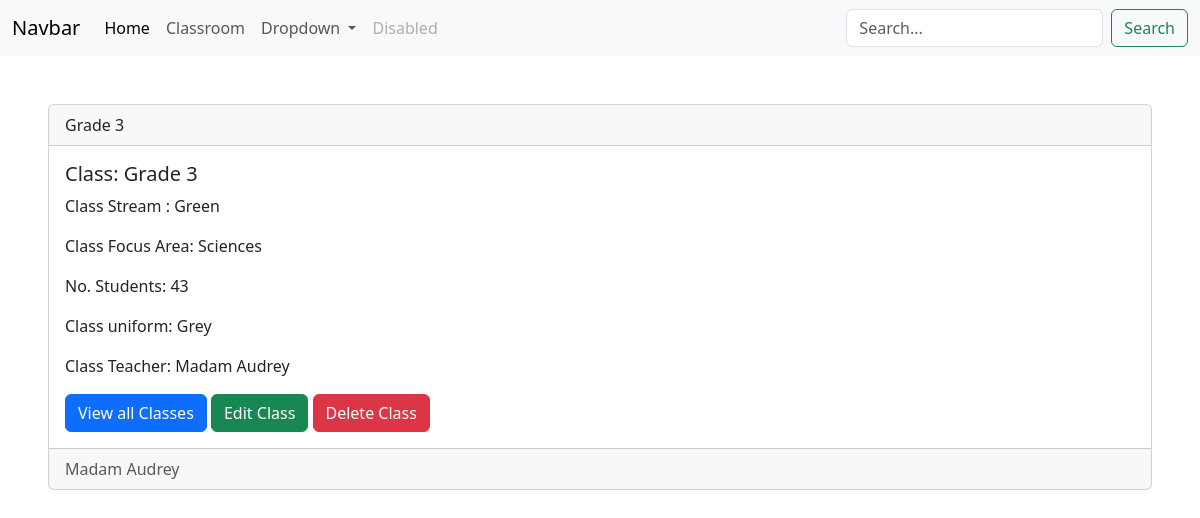
/classroom/2, run on the app's committed database.
### classroom/models.py (models this page shows)
class ClassRoom(models.Model):
    FOCUS_AREA = {
        ('Sciences', 'Sciences'),
        ('Sports', 'Sports'),
        ('Languages', 'Languages'),
    }
    STREAM = {
        ('Red', 'Red'),
        ('Green', 'Green'),
        ('Blue', 'Blue'),
        ('Yellow', 'Yellow'),
    }
    COLOR = {
        ('Black', 'Black'),
        ('Grey', 'Grey'),
        ('White', 'White')
    }
    name = models.CharField(max_length=100)
    stream = models.CharField(max_length=100, choices= STREAM)
    focus = models.CharField(max_length=100, choices=FOCUS_AREA)
    students = models.IntegerField()
    uniform = models.CharField(max_length=100, choices=COLOR)
    classteacher = models.CharField(max_length=100)

### classroom/views.py (the view)
# urls.py: path('/<int:pk>', ClassRoomDetailsView.as_view(), name="classroom.details"),
class ClassRoomDetailsView(DetailView):
    model = ClassRoom
    context_object_name = 'classroom'
    template_name = 'classroom/classroomdetails.html'
    extra_context = {
        'title': 'Classroom Details'
    }

### classroom/templates/classroom/classroomdetails.html (shortened to what this page needs)
{% extends 'base.html' %}
    {% block content %}
    <div class="card m-lg-5">
    <div class="card-header">
        {{ classroom.name }}
    </div>
    <div class="card-body">
        <h5 class="card-title"> Class:  {{ classroom.name }}</h5>
        <p class="card-text">Class Stream :  {{ classroom.stream }}</p>
        <p class="card-text">Class Focus Area:  {{ classroom.focus }}</p>
        <p class="card-text">No. Students: {{ classroom.students}}</p>
        <p class="card-text">Class uniform: {{ classroom.uniform }}</p>
        <p class="card-text">Class Teacher: {{ classroom.classteacher }}</p>
        <a href="{% url 'classroom' %}" class="btn btn-primary">View all Classes</a>
        <a href="{% url 'classroom.edit' pk=classroom.id %}" class="btn btn-success">Edit Class</a>
        <a href="{% url 'classroom.delete' pk=classroom.id %}" class="btn btn-danger"> Delete Class</a>
    </div>
    <div class="card-footer text-body-secondary">
        {{ classroom.classteacher }}
    </div>
    </div>
    {% endblock %}

### data on the page
ClassRoom: name "Grade 3", stream "Green", focus "Sciences", students "43", uniform "Grey", classteacher "Madam Audrey"
